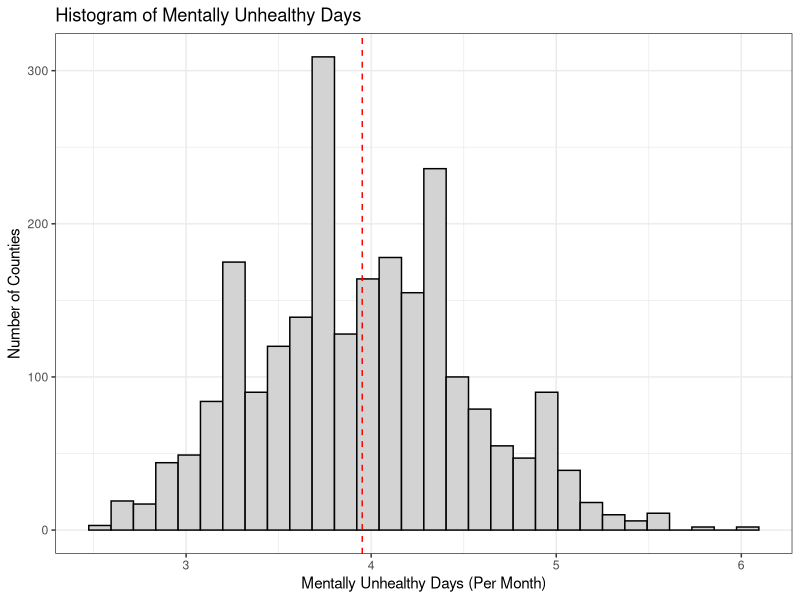
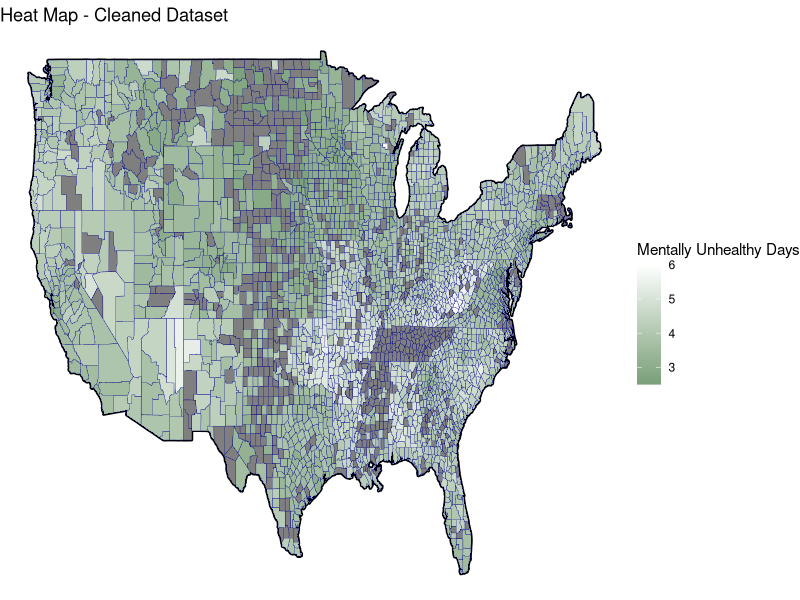
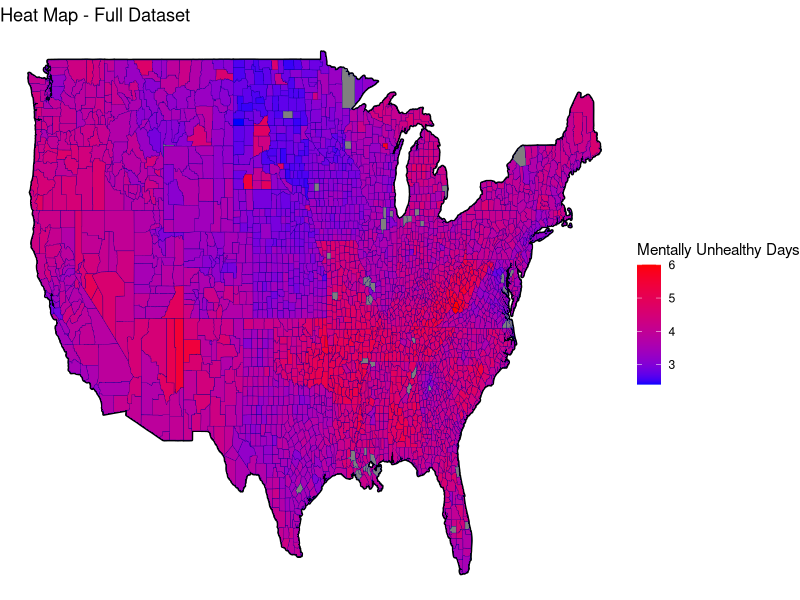
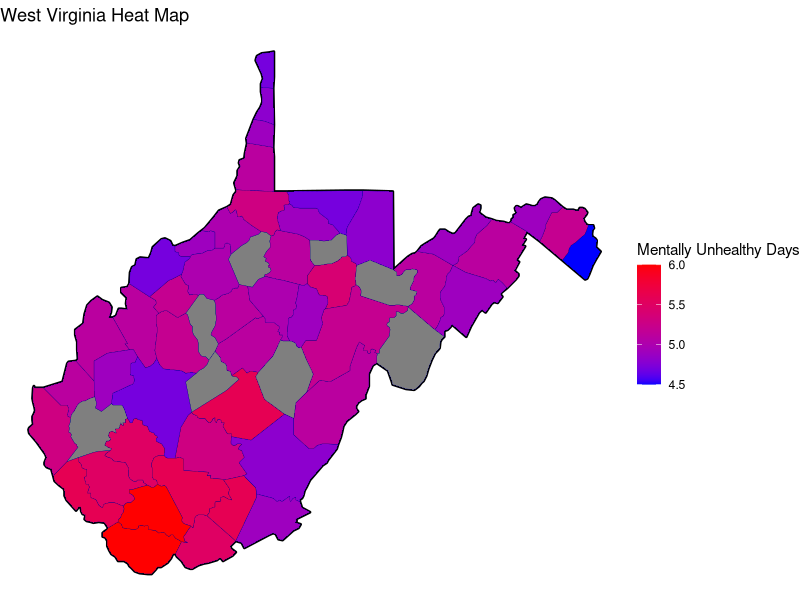
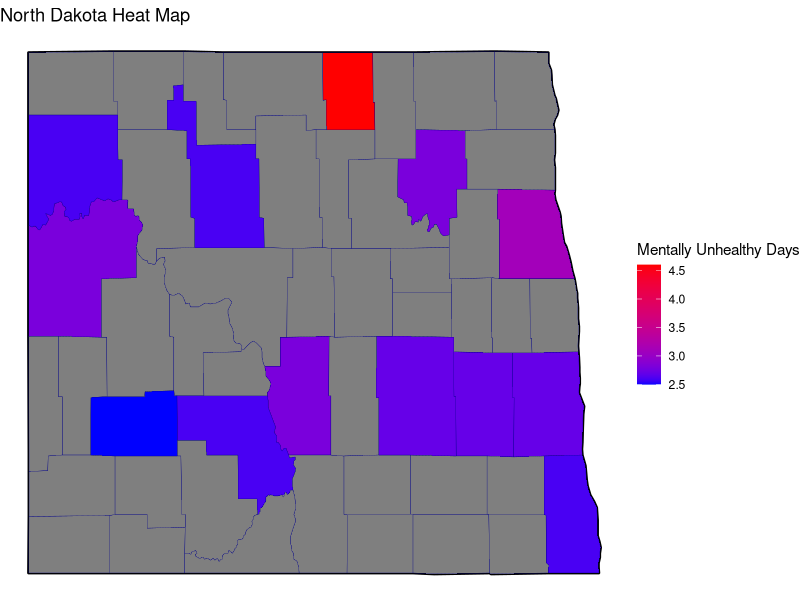

Write R code to recreate these figures, in order. (Note: this script raises an error after producing the figures.)
# load libraries
library(kableExtra)                     # for printing tables
library(cowplot)                        # for side by side plots
library(lubridate)                      # for dealing with dates
library(maps)                           # for creating maps
library(tidyverse)

# read in the cleaned data
mental_health_clean = read_csv("data/clean/mental_health_clean.csv")
health_total = read_csv("data/clean/health_data_clean.csv")

# create histogram of mentally unhealthy days in dataset
mean <- mean(mental_health_clean$mentally_unhealthy_days) # save the mean

# plot mentally_unhealthy days and draw line at the mean
p = mental_health_clean %>%
  ggplot(aes(x = mentally_unhealthy_days)) + 
  geom_histogram(fill = "light grey", 
                 col = "black") +
  geom_vline(xintercept = mean,
             linetype = "dashed",
             col = "red") +
  labs(x = "Mentally Unhealthy Days (Per Month)", 
       y = "Number of Counties") + 
  theme_bw() +
  ggtitle("Histogram of Mentally Unhealthy Days")

# save the histogram
ggsave(filename = "results/response-histogram.png", 
       plot = p, 
       device = "png", 
       width = 5, 
       height = 3)

# create a heatmap of mentally unhealthy days for cleaned dataset
p2 = map_data("county") %>%
  as_tibble() %>% 
  left_join(mental_health_clean %>% 
              rename(region = state, 
                     subregion = name,
                     `Mentally Unhealthy Days` = mentally_unhealthy_days) %>% 
              mutate(region = str_to_lower(region), 
                     subregion = str_to_lower(subregion)), 
            by = c("region", "subregion")) %>%
  ggplot() + 
  geom_polygon(data=map_data("state"), 
               aes(x=long, y=lat, group=group),
               color="black", fill=NA,  size = 1, alpha = .3) + 
  geom_polygon(aes(x=long, y=lat, group=group, fill = `Mentally Unhealthy Days`),
               color="darkblue", size = .1) +
  scale_fill_gradient(low = "#7a9f79", high = "#FFFFFF") +
  theme_void() +
  ggtitle("Heat Map - Cleaned Dataset")

ggsave(filename = "results/map-clean.png", 
       plot = p2, 
       device = "png", 
       width = 7, 
       height = 4)

p3 = map_data("county") %>%
  as_tibble() %>% 
  left_join(health_total %>% 
              rename(region = state, 
                     subregion = name,
                     `Mentally Unhealthy Days` = `Mentally Unhealthy Days`) %>% 
              mutate(region = str_to_lower(region), 
                     subregion = str_to_lower(subregion)), 
            by = c("region", "subregion")) %>%
  ggplot() + 
  geom_polygon(data=map_data("state"), 
               aes(x=long, y=lat, group=group),
               color="black", fill=NA,  size = 1, alpha = .3) + 
  geom_polygon(aes(x=long, y=lat, group=group, fill = `Mentally Unhealthy Days`),
               color="darkblue", size = .1) +
  scale_fill_gradient(low = "blue", high = "red") +
  theme_void() +
  ggtitle("Heat Map - Full Dataset")

ggsave(filename = "results/map-total.png", 
       plot = p3, 
       device = "png", 
       width = 7, 
       height = 4)

# West Virginia heat map
wv = map_data("county") %>%
  as_tibble() %>%
  filter(region == "west virginia") %>%
  left_join(mental_health_clean %>% 
              rename(region = state, 
                     subregion = name,
                     `Mentally Unhealthy Days` = mentally_unhealthy_days) %>% 
              mutate(region = str_to_lower(region), 
                     subregion = str_to_lower(subregion)), 
            by = c("region", "subregion")) %>%
  ggplot() + 
  geom_polygon(data=map_data("state") %>% filter(region == "west virginia"),
               aes(x=long, y=lat, group=group),
               color="black", fill=NA, size = 1, alpha = .3) + 
  geom_polygon(aes(x=long, y=lat, group=group, fill = `Mentally Unhealthy Days`),
               color="darkblue", size = .1) +
  scale_fill_gradient(low = "blue", high = "red") +
  theme_void() +
  ggtitle("West Virginia Heat Map")

ggsave(filename = "results/west-va.png", 
       plot = wv, 
       device = "png", 
       width = 7, 
       height = 4)

# North Dakota heat map
nd = map_data("county") %>%
  as_tibble() %>%
  filter(region == "north dakota") %>%
  left_join(mental_health_clean %>% 
              rename(region = state, 
                     subregion = name,
                     `Mentally Unhealthy Days` = mentally_unhealthy_days) %>% 
              mutate(region = str_to_lower(region), 
                     subregion = str_to_lower(subregion)), 
            by = c("region", "subregion")) %>%
  ggplot() + 
  geom_polygon(data=map_data("state") %>% filter(region == "north dakota"),
               aes(x=long, y=lat, group=group),
               color="black", fill=NA, size = 1, alpha = .3) + 
  geom_polygon(aes(x=long, y=lat, group=group, fill = `Mentally Unhealthy Days`),
               color="darkblue", size = .1) +
  scale_fill_gradient(low = "blue", high = "red") +
  theme_void() +
  ggtitle("North Dakota Heat Map")

ggsave(filename = "results/north-dakota.png", 
       plot = nd, 
       device = "png", 
       width = 7, 
       height = 4)

# examine top 10 counties with lowest mentally unhealthy days
mental_health_clean %>%
  arrange(mentally_unhealthy_days) %>%
  select(state, name, mentally_unhealthy_days) %>%
  head(10) %>%
  kable(format = "latex",
        booktabs = TRUE, 
        col.names = c("State", "County", "Mentally Unhealthy Days")) %>%
  save_kable("low-days.pdf")

# examine top 10 counties with highest mentally unhealthy days
mental_health_clean %>%
  arrange(desc(mentally_unhealthy_days)) %>%
  select(state, name, mentally_unhealthy_days) %>%
  head(10) %>%
  kable(format = "latex",
        booktabs = TRUE, 
        col.names = c("State", "County", "Mentally Unhealthy Days")) %>%
  save_kable("high-days.pdf")
